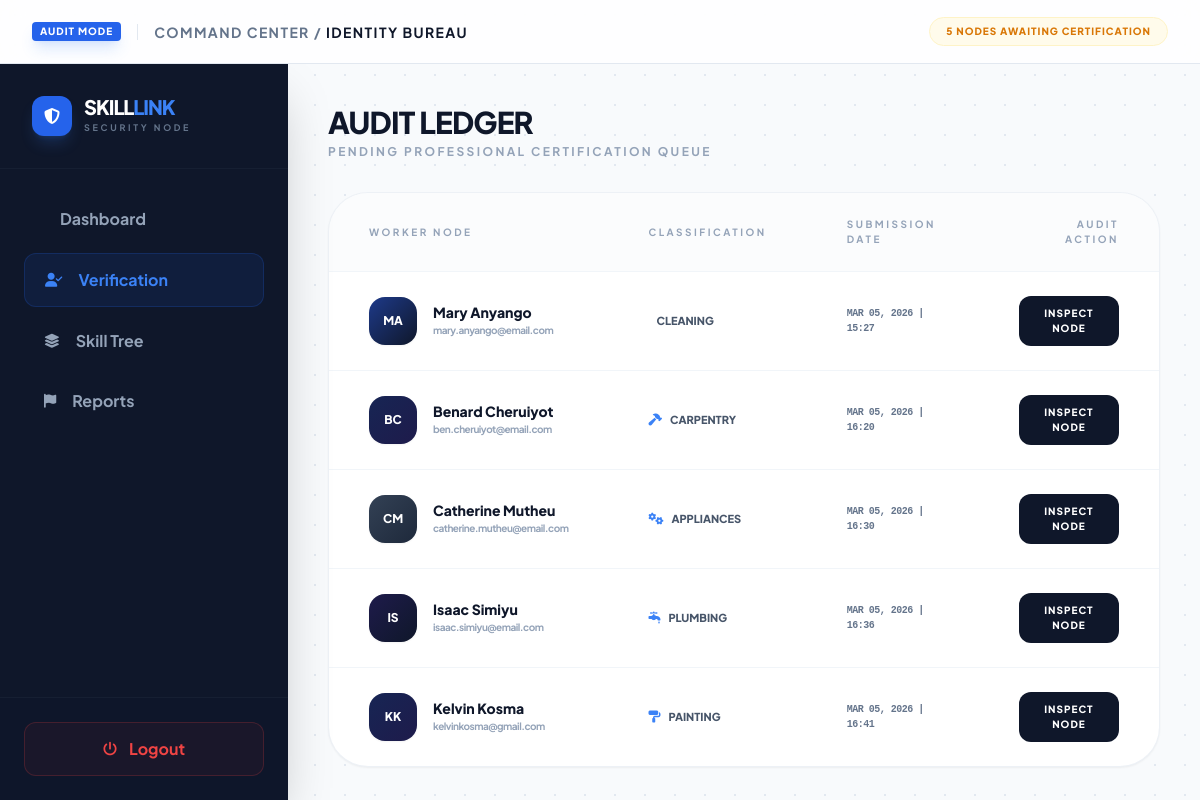
Page /admin/verifications.php (signed in) on the earlier database version.
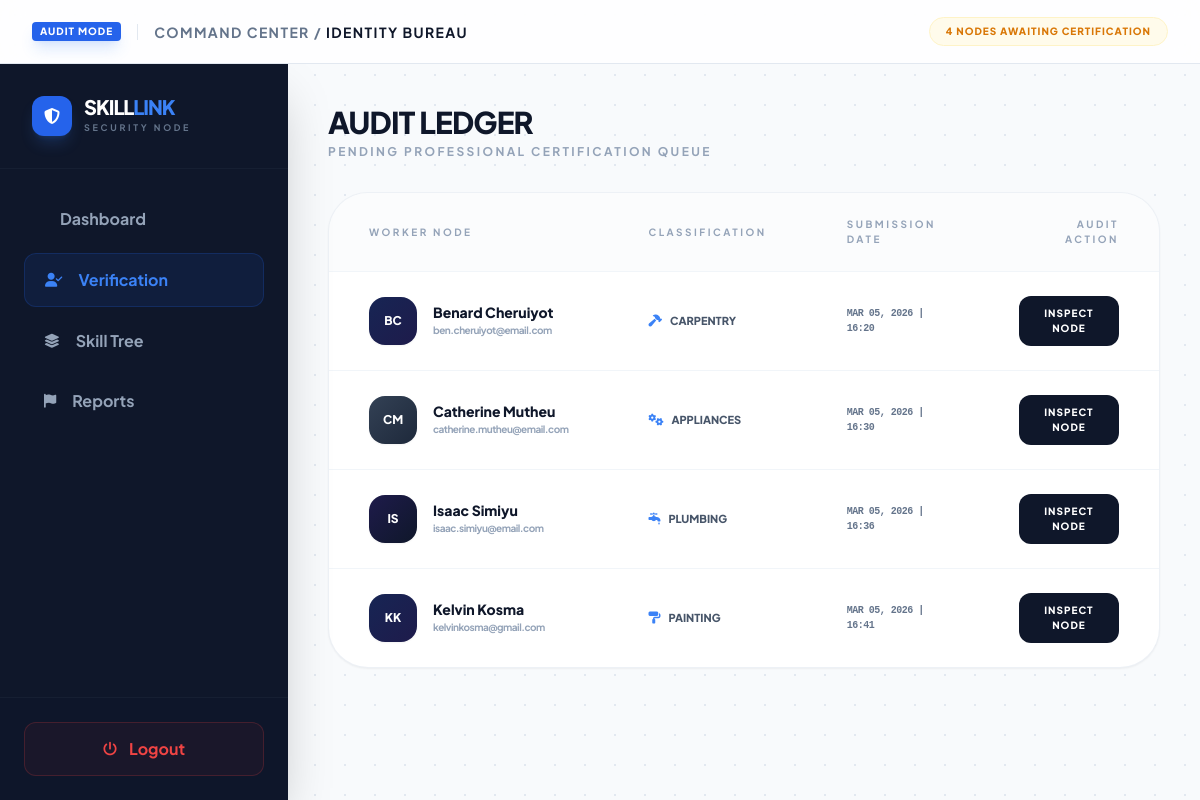
Same page on the later database version.
### tables this page shows
CREATE TABLE `worker_profiles` (
  `profile_id` int(11) NOT NULL,
  `user_id` int(11) NOT NULL COMMENT 'Links to the shared users table',
  `category_id` int(11) NOT NULL COMMENT 'Links to the Blueprint (categories) table',
  `bio` text NOT NULL COMMENT 'The professional summary for clients',
  `profile_photo` varchar(255) DEFAULT 'default-pro.png' COMMENT 'Path to the headshot',
  `onboarded_at` timestamp NOT NULL DEFAULT current_timestamp(),
  `hourly_rate` decimal(10,2) DEFAULT 0.00,
  `service_radius` int(11) DEFAULT 10,
  `is_live` tinyint(1) DEFAULT 1,
  `id_proof_path` varchar(255) DEFAULT NULL,
  `is_verified` tinyint(1) DEFAULT 0
);

CREATE TABLE `users` (
  `id` int(11) NOT NULL,
  `full_name` varchar(255) NOT NULL,
  `email` varchar(255) NOT NULL,
  `phone` varchar(20) NOT NULL,
  `county` varchar(100) NOT NULL,
  `area` varchar(100) NOT NULL,
  `password` varchar(255) NOT NULL,
  `role` enum('client','worker','admin') NOT NULL,
  `status` enum('active','suspended') DEFAULT 'active',
  `created_at` timestamp NOT NULL DEFAULT current_timestamp()
);

CREATE TABLE `categories` (
  `id` int(11) NOT NULL,
  `cat_name` varchar(50) NOT NULL COMMENT 'Display name (e.g., Plumbing)',
  `cat_icon` varchar(50) NOT NULL COMMENT 'FontAwesome class (e.g., fa-wrench)',
  `sort_order` int(11) DEFAULT 0 COMMENT 'Controls UI display sequence',
  `status` enum('active','hidden') DEFAULT 'active' COMMENT 'Allows temporary hiding of categories',
  `created_at` timestamp NOT NULL DEFAULT current_timestamp()
);

### admin/verifications.php (the view, shortened to what the changed rows need)
<?php
$base_path = dirname(__DIR__) . DIRECTORY_SEPARATOR;
require_once $base_path . 'includes' . DIRECTORY_SEPARATOR . 'config.php';
function getSlateGradient($id) {
    $gradients = [
        'from-slate-800 to-slate-900',
        'from-blue-900 to-slate-900',
        'from-indigo-950 to-slate-900',
        'from-slate-700 to-slate-800',
        'from-blue-950 to-indigo-950'
    ];
    return $gradients[$id % count($gradients)];
}
try {
    $query = "
        SELECT
            u.id, u.full_name, u.email, u.phone, u.created_at,
            wp.bio, wp.profile_photo, wp.id_proof_path, wp.onboarded_at,
            c.cat_name, c.cat_icon
        FROM users u
        JOIN worker_profiles wp ON u.id = wp.user_id
        JOIN categories c ON wp.category_id = c.id
        WHERE wp.is_verified = 0 AND u.status = 'active'
        ORDER BY wp.onboarded_at ASC";
    $queue = $conn->query($query);
    $pending_count = $queue->num_rows;
} catch (Exception $e) {
    error_log("Verification Error: " . $e->getMessage());
    $pending_count = 0;
}
?>
<!DOCTYPE html>
<html lang="en" class="h-full bg-slate-50">
<head>
    <script src="https://cdn.tailwindcss.com"></script>
    <link rel="stylesheet" href="https://cdnjs.cloudflare.com/ajax/libs/font-awesome/6.4.0/css/all.min.css">
</head>
<body class="h-screen overflow-hidden flex flex-col blueprint-bg">
    <header class="h-16 shrink-0 bg-white/80 backdrop-blur-md border-b border-slate-200 flex items-center justify-between px-8 z-50">
        <div class="flex items-center gap-4">
            <h1 class="text-sm font-bold text-slate-500 uppercase tracking-widest">Command Center / <span class="text-slate-900">Identity Bureau</span></h1>
        </div>
        <div class="flex items-center gap-4">
            <div class="bg-amber-50 text-amber-600 px-4 py-1.5 rounded-full border border-amber-100 text-[10px] font-black uppercase tracking-widest">
                <?= $pending_count ?> Nodes Awaiting Certification
            </div>
        </div>
    </header>
    <div class="flex flex-1 overflow-hidden">
        <aside class="w-72 bg-slate-900 text-white flex flex-col h-full flex-none shadow-2xl z-40 relative">
            <div class="p-8 border-b border-slate-800/50">
                <div class="flex items-center gap-3">
                    <div>
                        <h2 class="text-xl font-black tracking-tighter uppercase leading-none">Skill<span class="text-blue-500">Link</span></h2>
                    </div>
                </div>
            </div>
        </aside>
        <section class="flex-1 h-full overflow-y-auto custom-scrollbar p-10 space-y-8">
            <div>
                <h1 class="text-3xl font-black tracking-tight text-slate-900 uppercase">Audit Ledger</h1>
            </div>
            <div class="bg-white rounded-[2.5rem] shadow-sm border border-slate-200/60 overflow-hidden">
                <div class="overflow-x-auto">
                    <table class="w-full text-left border-collapse">
                        <thead>
                            <tr class="text-[10px] uppercase tracking-[0.25em] text-slate-400 font-black bg-slate-50/50">
                                <th class="px-10 py-6 border-b border-slate-100">Worker Node</th>
                                <th class="px-10 py-6 border-b border-slate-100">Classification</th>
                                <th class="px-10 py-6 border-b border-slate-100">Submission Date</th>
                                <th class="px-10 py-6 border-b border-slate-100 text-right">Audit Action</th>
                            </tr>
                        </thead>
                        <tbody class="divide-y divide-slate-100">
                            <?php if ($pending_count > 0): ?>
                                <?php while($row = $queue->fetch_assoc()):
                                    $has_photo = !empty($row['profile_photo']) && file_exists("../uploads/profiles/" . $row['profile_photo']);
                                    $initials = strtoupper(substr($row['full_name'], 0, 1) . substr(explode(' ', $row['full_name'])[1] ?? '', 0, 1));
                                    $gradient = getSlateGradient($row['id']);
                                ?>
                                <tr class="hover:bg-blue-50/20 transition-all group">
                                    <td class="px-10 py-6">
                                        <div class="flex items-center gap-4">
                                            <?php if ($has_photo): ?>
                                                <img src="../uploads/profiles/<?= $row['profile_photo'] ?>" class="w-12 h-12 rounded-2xl object-cover shadow-sm border-2 border-white">
                                            <?php else: ?>
                                                <div class="w-12 h-12 rounded-2xl bg-gradient-to-br <?= $gradient ?> flex items-center justify-center font-black text-white text-xs shadow-sm">
                                                    <?= $initials ?>
                                                </div>
                                            <?php endif; ?>
                                            <div>
                                                <p class="text-sm font-extrabold text-slate-900 leading-none mb-1"><?= $row['full_name'] ?></p>
                                                <p class="text-[10px] text-slate-400 font-bold tracking-tighter"><?= $row['email'] ?></p>
                                            </div>
                                        </div>
                                    </td>
                                    <td class="px-10 py-6">
                                        <div class="flex items-center gap-2">
                                            <i class="fas <?= $row['cat_icon'] ?> text-blue-500 text-xs"></i>
                                            <span class="text-[11px] font-black uppercase text-slate-600"><?= $row['cat_name'] ?></span>
                                        </div>
                                    </td>
                                    <td class="px-10 py-6">
                                        <p class="text-[10px] font-mono font-bold text-slate-500 uppercase tracking-tighter">
                                            <?= date('M d, Y | H:i', strtotime($row['onboarded_at'])) ?>
                                        </p>
                                    </td>
                                    <td class="px-10 py-6 text-right">
                                        <button onclick='openAuditModal(<?= json_encode($row) ?>, "<?= $initials ?>", "<?= $gradient ?>", <?= $has_photo ? "true" : "false" ?>)' class="px-6 py-2.5 bg-slate-900 text-white text-[10px] font-black rounded-xl hover:bg-blue-600 transition-all uppercase tracking-widest">
                                            Inspect Node
                                        </button>
                                    </td>
                                </tr>
                                <?php endwhile; ?>
                            <?php endif; ?>
                        </tbody>
                    </table>
                </div>
            </div>
        </section>
    </div>
</body>
</html>

Differences in the rows shown:
no longer on this page (row edited): worker_profiles: user.full_name "MA", user.full_name "Mary Anyango", user.email "mary.anyango@email.com", category.cat_name "CLEANING", onboarded_at "MAR 05, 2026 | 15:27"
Other differences:
$pending_count: "5" → "4"
